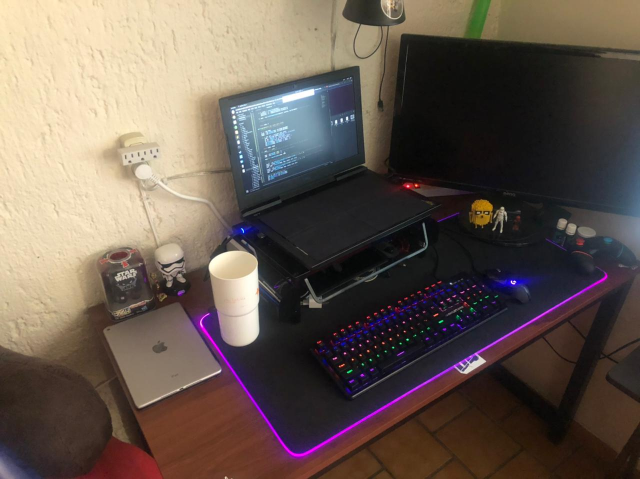
#> input picture captures/Par 1-1.jpeg, 1280 x 958 px, found by its file name (shown at 1/2 size)
$ python fundMatrix.py
#> lines starting #> are read from the running program, lines starting #| are printed output that depends on the picture
'''
    Tarea 5.2 - Computer vision, two-view geometry
        En esta tarea realizaremos el codigo para obtener la matriz fundamental, realizando nuestra propia funcion.
'''
import cv2
import numpy as np
from matplotlib import pyplot as plt
from matplotlib.pyplot import *
import fundamental

MAX_FEATURES = 500
GOOD_MATCH_PERCENT = 0.15

# Esta funcion es la que hemos esatdo usando para obtener los puntos de "matcheo"
def registerImages(im1Gray, im2Gray):

    orb = cv2.ORB_create(MAX_FEATURES)
    keypoints1, descriptors1 = orb.detectAndCompute(im1Gray, None)
    keypoints2, descriptors2 = orb.detectAndCompute(im2Gray, None)

    matcher = cv2.DescriptorMatcher_create(cv2.DESCRIPTOR_MATCHER_BRUTEFORCE_HAMMING)
    matches = matcher.match(descriptors1, descriptors2, None)

    matches.sort(key=lambda x: x.distance, reverse=False)

    numGoodMatches = int(len(matches) * GOOD_MATCH_PERCENT)
    matches = matches[:numGoodMatches]

    # imMatches = cv2.drawMatches(im1Gray, keypoints1, im2Gray, keypoints2, matches, None)
    # cv2.imshow("Matches", imMatches)

    points1 = np.zeros((len(matches), 2), dtype=np.float32)
    points2 = np.zeros((len(matches), 2), dtype=np.float32)

    for i, match in enumerate(matches):
        points1[i, :] = keypoints1[match.queryIdx].pt
        points2[i, :] = keypoints2[match.trainIdx].pt

    F, mask = cv2.findFundamentalMat(points1, points2, cv2.FM_RANSAC) # OpenCV para comparar

    # Obtencion de F propia para compracion...

    model = fundamental.RansacModel()
    F_mind, ran_data = fundamental.F_from_ransac(points2, points1, model) # Sigue siendo mejor el de OpenCV

    pts1 = points1[mask.ravel()==1]
    pts2 = points2[mask.ravel()==1]

    pts1_mind = points1[ran_data]
    pts2_mind = points2[ran_data]

    return pts1_mind, pts2_mind, F_mind, pts1, pts2, F

def drawlines(im1, im2, lines, pts1, pts2):
    # Tomado del codigo presentado en clase

    r, c = im1.shape
    nimg1 = cv2.cvtColor(im1, cv2.COLOR_GRAY2BGR)
    nimg2 = cv2.cvtColor(im2, cv2.COLOR_GRAY2BGR)

    for r, pt1, pt2 in zip(lines, pts1, pts2):
        color = tuple(np.random.randint(0, 255, 3).tolist())
        x0, y0 = map(int, [0, -r[2]/r[1]])
        x1, y1 = map(int, [c, -(r[2]+r[0]*c)/r[1]])
        cv2.line(nimg1, (x0, y0), (x1, y1), color, 1)
        cv2.circle(nimg1, tuple(pt1), 5, color, -1)
        cv2.circle(nimg2, tuple(pt2), 5, color, -1)

    return nimg1, nimg2

if __name__ == "__main__":
    # Basandonos el codigo visto en la sesion: 'Computer vision, two-view geometry'

    img1 = cv2.imread('Par 1-1.jpeg', 0) # Seleccionar imagenes
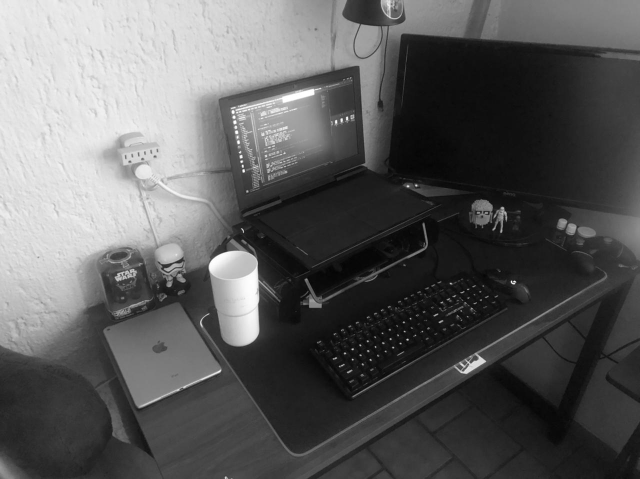
#> img1: shape (958, 1280) (shown at 1/2 size); min 0, max 255, mean 92.5
    img2 = cv2.imread('Par 1-2.jpeg', 0)
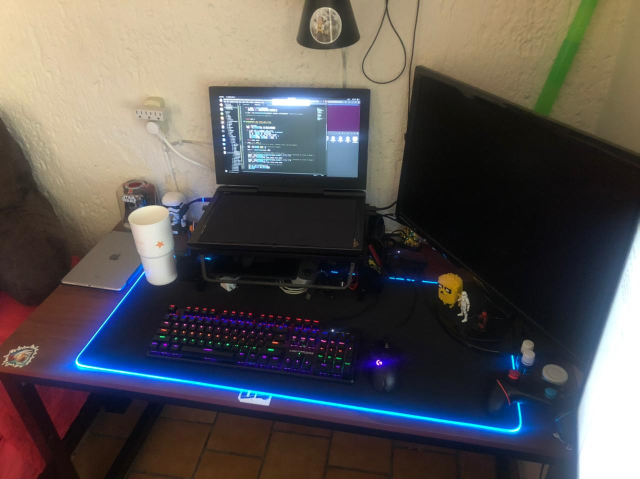
#> input picture captures/Par 1-2.jpeg, 1280 x 958 px, found by its file name (shown at 1/2 size)
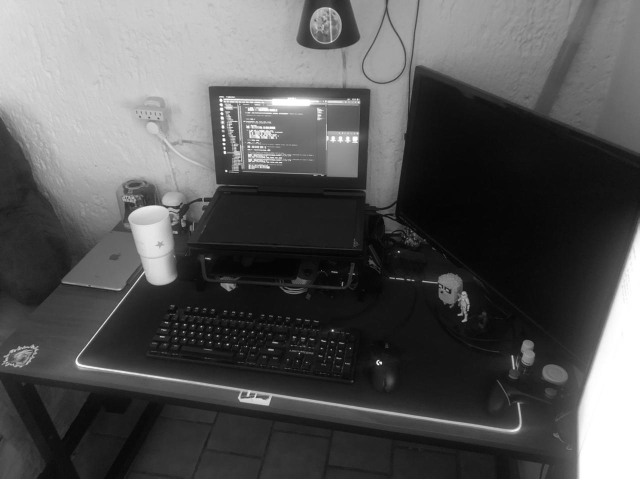
#> img2: shape (958, 1280) (shown at 1/2 size); min 0, max 255, mean 85.2

    pts1, pts2, F, pts1_cv, pts2_cv, F_cv = registerImages(img1, img2)
#> in registerImages, `keypoints1, descriptors1 = orb.detectAndCompute(im1Gray, None)`: keypoints1 = 500 keypoints; strongest (x, y, size): (1025, 564, 31), (1023, 562, 31), (1028, 562, 31), (1031, 564, 31)
#> in registerImages, `keypoints2, descriptors2 = orb.detectAndCompute(im2Gray, None)`: keypoints2 = 500 keypoints; strongest (x, y, size): (760, 724, 31), (756, 724, 31), (757, 724, 37.2), (762, 726, 37.2)
#> in registerImages, `matches = matcher.match(descriptors1, descriptors2, None)`: matches = 500 matches
#> (the run stopped early here; a loop or call above may not have finished)
